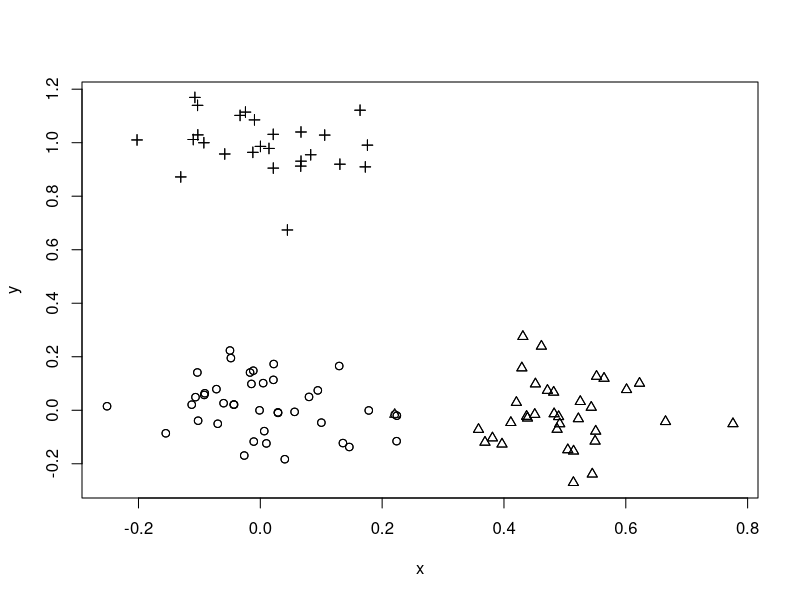

Write the R code that produced this figure.
### Clustering
#
#Clustering reference from [Berkeley STA133 class](https://www.stat.berkeley.edu/~s133/Cluster2a.html)
#
#Technique: to understand machine learning and software 
#
#1. Generate data that satisfies the assumptions
#2. Check the results against what you know to be true
#
#```{r}
#n = 100
#
## Makes this reproducible.
#set.seed(489)
#true_cluster = sample(1:3, size = n, replace = TRUE)
#
#x = rep(0, n)
#y = rep(0, n)
#
#x[true_cluster == 2] = 0.5
#y[true_cluster == 3] = 1
#
## Right now the points all overlap, so add some noise
#x = x + rnorm(n, sd = 0.1)
#y = y + rnorm(n, sd = 0.1)
#
#plot(x, y)
#
## Better
#plot(x, y, pch = true_cluster)
#```
#
#Let's play with the clustering models.
#
#```{r}
#m = matrix(c(0, 1, 0, 0, 0, 1), nrow = 3)
#m
#```
#
#The Euclidean (L2) distances between these points should be 1, 1, and sqrt(1 + 1).
#
#```{r}
#dist(m)
#```
#
#The Manhattan (L1) distances between these points should be 1, 1, and 1 + 1.
#
#```{r}
#dist(m, method = "manhattan")
#```
#
#
### Reasoning about the computation:
#
#Computing a distance matrix can be expensive.
#
#```{r}
#n = 1e6 # number of data points
#p = 5   # dimensionality
#5 * choose(n, 2)
#```
#
#The nice thing is you do it once, and can keep reusing it with multiple algorithms.
#
#Question: How many possible cluster assignments are there for PAM with k clusters?
#Answer: n choose k, one for each set of k medoids
#
#```{r}
#k = 10
#5 * choose(n, k)
#```
#
#Pam deals with this by being a _greedy_ algorithm- it doesn't explore all possible options to find the very best.
#It just improves an objective function every time.
#
#Contrast this with kmeans, which is O(n), much faster.
#
#
### Playing around:
#
#```{r}
#library(cluster)
#
## Modeling functions tend to play better with data frames.
#xy = data.frame(x, y)
#
#p1 = pam(xy, k = 3L)
#```
#
#Reading the documentation we see that the software saves the cluster assignments into `clustering`.
#
#```{r}
#mean(p1$clustering == true_cluster)
#```
#
#Question: What's going on?
#Clusters only matter up to labeling.
#
#```{r}
#points(p1$medoids, bg = "blue", pch = 21)
#```
#
### Agglomerative hierarchical clustering
#
#```{r}
#a1 = agnes(xy, method = "complete")
#
#plot(a1, which.plots = 2L)
#```
#
#This is as good as it gets.
#
#
### Explain Homework Data
#
#Homework is due in a week.
#Get started, ask questions.
#
### Review
#
#Appropriate data structures can give order of magnitude improvements:
#
#- Faster speed
#- Lower memory usage
#
#R's `Matrix` package contains classes and methods for matrices implemented using R's S4 class system.
#
#Homework help: Compressed sparse row
#
#
#```{r}
#
#mc = sparseMatrix(i = c(7, 8), j = c(3, 3), x = c(10, 20))
#
#m = as(mc, "dgeMatrix")
#
## Fails because it hasn't been implemented. 
#mr = as(mc, "dgRMatrix")
#
## Sometimes you can go around by coercing to an intermediate object.
#mr = as(as(m, "matrix"), "dgRMatrix")
#
## I'm working with the row oriented version.
## In the homework you will work with the column oriented dgCMatrix, which has much better support in the Matrix package.
#
## They print the same, but they are different inside.
#str(mr)
#```
#
#These are 0 based indices, vs 1 based as in R.
#
#
### Memory copying
#
#Question: How do we know when object sizes are too big and are causing a problem?
#
#Profile!
#
#We can find out when R copies objects using `tracemem`
#
#```{r}
#n = 1e6
#x = 1:n
#
#tracemem(x)
#
## No copy
#y = x + 1
#
## No copy
#z = x
#```
#
#What happens when I change a single element?
#
#```{r}
## Makes a copy
#z[1] = 0L
#
## No copy!
#z[2] = 1L
#```
#
### What is a number?
#
#`.Machine` holds all the low level details.
#
#Double precision numbers are implemented as two parts: the significand, and the exponent.
#
#```{r}
#.Machine$double.digits
#
#.Machine$double.exponent
#```
#
#Checking for exact quality is a common problem.
#
#```{r}
#0.1 + 0.2 == 0.3
#```
#
#The right way is to check if two numbers are close is to see if they differ by more than epsilon, for some small epsilon.
#
#Source: [THE FLOATING-POINT GUIDE](https://floating-point-gui.de/)







# Technique to understand machine learning model

# 1. Generate data that satisfies the assumptions
# 2. Try out the technique

n = 100

# Makes this reproducible.
set.seed(489)
true_cluster = sample(1:3, size = n, replace = TRUE)

x = rep(0, n)
y = rep(0, n)

x[true_cluster == 2] = 0.5
y[true_cluster == 3] = 1

# Right now the points all overlap, so add some noise
x = x + rnorm(n, sd = 0.1)
y = y + rnorm(n, sd = 0.1)

plot(x, y, pch = true_cluster)




# Distance matrix

m = matrix(c(0, 1, 0, 0, 0, 1), nrow = 3)

d = dist(m, method = "manhattan")

# What's really going on in the distance object that's returned?

str(d)

# It's actually just a special numeric vector of length 3.

# Distance calculations can be expensive

n = 1e6     # number of data points
p = 5       # dimension of the space

# How many calculations do we need to fill in a distance matrix?

p*choose(n, 2)

# Nice that it's easily parallelizable

# PAM- partitioning around medoids

# How many solutions are possible for PAM?
k = 10

choose(n, k)

# Too expensive, so PAM is greedy,
# just tries to improve at every iteration.

# keep reusing the same distance matrix.

library(cluster)

xy = data.frame(x, y)

p1 = pam(xy, k = 3L)

# Are they the same?
mean(true_cluster == p1$clustering)

points(x, y, pch = p1$clustering)

# Clusters only matter up to labeling.

a1 = agnes(xy, method = "complete")


a2 = agnes(xy)

# Helpful for homework:

str(a2)

head(a2$merge)

#      [,1] [,2]
# [1,]  -78  -90
# [2,]   -3  -80
# [3,]  -28  -99
# [4,]  -47  -77
# [5,]   -2  -93
# [6,]    4  -87

# This says:
# 78 and 90 were the first points joined.
# 3 and 80 were the second two points joined.
# The first three points joined were:
# 47, 77, 87
# Because the first positive number is 4, paired with 87, and the two joined at step 4 were 47, 77
